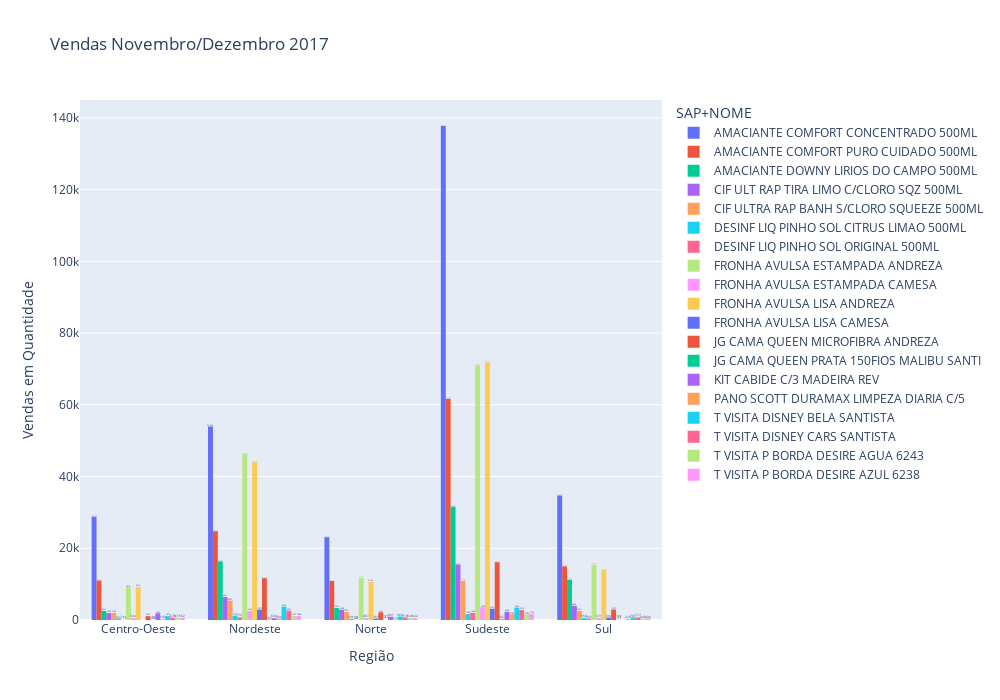

Notebook source saved alongside this figure:
### Markdown cell above
### Pergunta 3: Se tratando das sazonalidades e dos produtos que apresentam picos de vendas, como eles estão distribuídos granulometricamente por Região em 2017?

### Code cell
df_grafico2_2017_mes = df_agg_grafico2_2017.loc[(df_agg_grafico2_2017['Mês'] == 11) | (df_agg_grafico2_2017['Mês'] == 12)]
df_agg_grafico2_2017_mes = df_grafico2_2017_mes.groupby(['SAP+NOME', 'Região', 'Ano', 'Mês']).sum()
df_agg_grafico2_2017_mes = df_agg_grafico2_2017_mes.reset_index()

fig3 = px.histogram(df_agg_grafico2_2017_mes, x = 'Região', y = "Vendas Reais Qtde",
             color = "SAP+NOME", barmode = "group", text_auto = True, width=1000, height=700, title='Vendas Novembro/Dezembro 2017')
fig3.update_xaxes(automargin=True)
fig3.update_yaxes(automargin=True)
fig3.update_layout(yaxis_title = "Vendas em Quantidade" )
fig3

### Figure 1 — Plotly figure (JSON) as saved in the notebook; plotly's stock layout.template omitted (floating-point values rounded to 4 significant figures)
{"data": [{"alignmentgroup": "True", "bingroup": "x", "histfunc": "sum", "hovertemplate": "SAP+NOME=AMACIANTE COMFORT CONCENTRADO 500ML<br>Região=%{x}<br>sum of Vendas Reais Qtde=%{y}<extra></extra>", "legendgroup": "AMACIANTE COMFORT CONCENTRADO 500ML", "marker": {"color": "#636efa", "pattern": {"shape": ""}}, "name": "AMACIANTE COMFORT CONCENTRADO 500ML", "offsetgroup": "AMACIANTE COMFORT CONCENTRADO 500ML", "orientation": "v", "showlegend": true, "texttemplate": "%{value}", "type": "histogram", "x": ["Centro-Oeste", "Centro-Oeste", "Nordeste", "Nordeste", "Norte", "Norte", "Sudeste", "Sudeste", "Sul", "Sul"], "xaxis": "x", "y": [14215, 14597, 22449, 31501, 10709, 12358, 65461, 72279, 17389, 17329], "yaxis": "y"}, {"alignmentgroup": "True", "bingroup": "x", "histfunc": "sum", "hovertemplate": "SAP+NOME=AMACIANTE COMFORT PURO CUIDADO 500ML<br>Região=%{x}<br>sum of Vendas Reais Qtde=%{y}<extra></extra>", "legendgroup": "AMACIANTE COMFORT PURO CUIDADO 500ML", "marker": {"color": "#EF553B", "pattern": {"shape": ""}}, "name": "AMACIANTE COMFORT PURO CUIDADO 500ML", "offsetgroup": "AMACIANTE COMFORT PURO CUIDADO 500ML", "orientation": "v", "showlegend": true, "texttemplate": "%{value}", "type": "histogram", "x": ["Centro-Oeste", "Centro-Oeste", "Nordeste", "Nordeste", "Norte", "Norte", "Sudeste", "Sudeste", "Sul", "Sul"], "xaxis": "x", "y": [5698, 5323, 10391, 14342, 4788, 6077, 30744, 30915, 8370, 6576], "yaxis": "y"}, {"alignmentgroup": "True", "bingroup": "x", "histfunc": "sum", "hovertemplate": "SAP+NOME=AMACIANTE DOWNY LIRIOS DO CAMPO 500ML<br>Região=%{x}<br>sum of Vendas Reais Qtde=%{y}<extra></extra>", "legendgroup": "AMACIANTE DOWNY LIRIOS DO CAMPO 500ML", "marker": {"color": "#00cc96", "pattern": {"shape": ""}}, "name": "AMACIANTE DOWNY LIRIOS DO CAMPO 500ML", "offsetgroup": "AMACIANTE DOWNY LIRIOS DO CAMPO 500ML", "orientation": "v", "showlegend": true, "texttemplate": "%{value}", "type": "histogram", "x": ["Centro-Oeste", "Centro-Oeste", "Nordeste", "Nordeste", "Norte", "Norte", "Sudeste", "Sudeste", "Sul", "Sul"], "xaxis": "x", "y": [1294, 1227, 8870, 7469, 1772, 1569, 18634, 12983, 7128, 4117], "yaxis": "y"}, {"alignmentgroup": "True", "bingroup": "x", "histfunc": "sum", "hovertemplate": "SAP+NOME=CIF ULT RAP TIRA LIMO C/CLORO SQZ 500ML<br>Região=%{x}<br>sum of Vendas Reais Qtde=%{y}<extra></extra>", "legendgroup": "CIF ULT RAP TIRA LIMO C/CLORO SQZ 500ML", "marker": {"color": "#ab63fa", "pattern": {"shape": ""}}, "name": "CIF ULT RAP TIRA LIMO C/CLORO SQZ 500ML", "offsetgroup": "CIF ULT RAP TIRA LIMO C/CLORO SQZ 500ML", "orientation": "v", "showlegend": true, "texttemplate": "%{value}", "type": "histogram", "x": ["Centro-Oeste", "Centro-Oeste", "Nordeste", "Nordeste", "Norte", "Norte", "Sudeste", "Sudeste", "Sul", "Sul"], "xaxis": "x", "y": [877, 1055, 2148, 4249, 1053, 1805, 5700, 9811, 1504, 2460], "yaxis": "y"}, {"alignmentgroup": "True", "bingroup": "x", "histfunc": "sum", "hovertemplate": "SAP+NOME=CIF ULTRA RAP BANH S/CLORO SQUEEZE 500ML<br>Região=%{x}<br>sum of Vendas Reais Qtde=%{y}<extra></extra>", "legendgroup": "CIF ULTRA RAP BANH S/CLORO SQUEEZE 500ML", "marker": {"color": "#FFA15A", "pattern": {"shape": ""}}, "name": "CIF ULTRA RAP BANH S/CLORO SQUEEZE 500ML", "offsetgroup": "CIF ULTRA RAP BANH S/CLORO SQUEEZE 500ML", "orientation": "v", "showlegend": true, "texttemplate": "%{value}", "type": "histogram", "x": ["Centro-Oeste", "Centro-Oeste", "Nordeste", "Nordeste", "Norte", "Norte", "Sudeste", "Sudeste", "Sul", "Sul"], "xaxis": "x", "y": [752, 1190, 2283, 3104, 917, 1268, 4308, 6616, 1031, 1500], "yaxis": "y"}, {"alignmentgroup": "True", "bingroup": "x", "histfunc": "sum", "hovertemplate": "SAP+NOME=DESINF LIQ PINHO SOL CITRUS LIMAO 500ML<br>Região=%{x}<br>sum of Vendas Reais Qtde=%{y}<extra></extra>", "legendgroup": "DESINF LIQ PINHO SOL CITRUS LIMAO 500ML", "marker": {"color": "#19d3f3", "pattern": {"shape": ""}}, "name": "DESINF LIQ PINHO SOL CITRUS LIMAO 500ML", "offsetgroup": "DESINF LIQ PINHO SOL CITRUS LIMAO 500ML", "orientation": "v", "showlegend": true, "texttemplate": "%{value}", "type": "histogram", "x": ["Centro-Oeste", "Centro-Oeste", "Nordeste", "Nordeste", "Norte", "Norte", "Sudeste", "Sudeste", "Sul", "Sul"], "xaxis": "x", "y": [187, 240, 526, 666, 117, 179, 723, 915, 222, 328], "yaxis": "y"}, {"alignmentgroup": "True", "bingroup": "x", "histfunc": "sum", "hovertemplate": "SAP+NOME=DESINF LIQ PINHO SOL ORIGINAL 500ML<br>Região=%{x}<br>sum of Vendas Reais Qtde=%{y}<extra></extra>", "legendgroup": "DESINF LIQ PINHO SOL ORIGINAL 500ML", "marker": {"color": "#FF6692", "pattern": {"shape": ""}}, "name": "DESINF LIQ PINHO SOL ORIGINAL 500ML", "offsetgroup": "DESINF LIQ PINHO SOL ORIGINAL 500ML", "orientation": "v", "showlegend": true, "texttemplate": "%{value}", "type": "histogram", "x": ["Centro-Oeste", "Nordeste", "Nordeste", "Norte", "Sudeste", "Sudeste", "Sul", "Sul"], "xaxis": "x", "y": [11, 38, 699, 28, 102, 1864, 2, 364], "yaxis": "y"}, {"alignmentgroup": "True", "bingroup": "x", "histfunc": "sum", "hovertemplate": "SAP+NOME=FRONHA AVULSA ESTAMPADA ANDREZA<br>Região=%{x}<br>sum of Vendas Reais Qtde=%{y}<extra></extra>", "legendgroup": "FRONHA AVULSA ESTAMPADA ANDREZA", "marker": {"color": "#B6E880", "pattern": {"shape": ""}}, "name": "FRONHA AVULSA ESTAMPADA ANDREZA", "offsetgroup": "FRONHA AVULSA ESTAMPADA ANDREZA", "orientation": "v", "showlegend": true, "texttemplate": "%{value}", "type": "histogram", "x": ["Centro-Oeste", "Centro-Oeste", "Nordeste", "Nordeste", "Norte", "Norte", "Sudeste", "Sudeste", "Sul", "Sul"], "xaxis": "x", "y": [4518, 4561, 27057, 19179, 6867, 4886, 40922, 30037, 9151, 6263], "yaxis": "y"}, {"alignmentgroup": "True", "bingroup": "x", "histfunc": "sum", "hovertemplate": "SAP+NOME=FRONHA AVULSA ESTAMPADA CAMESA<br>Região=%{x}<br>sum of Vendas Reais Qtde=%{y}<extra></extra>", "legendgroup": "FRONHA AVULSA ESTAMPADA CAMESA", "marker": {"color": "#FF97FF", "pattern": {"shape": ""}}, "name": "FRONHA AVULSA ESTAMPADA CAMESA", "offsetgroup": "FRONHA AVULSA ESTAMPADA CAMESA", "orientation": "v", "showlegend": true, "texttemplate": "%{value}", "type": "histogram", "x": ["Centro-Oeste", "Centro-Oeste", "Nordeste", "Nordeste", "Norte", "Norte", "Sudeste", "Sudeste", "Sul", "Sul"], "xaxis": "x", "y": [34, 500, 770, 1739, 72, 425, 936, 2594, 118, 453], "yaxis": "y"}, {"alignmentgroup": "True", "bingroup": "x", "histfunc": "sum", "hovertemplate": "SAP+NOME=FRONHA AVULSA LISA ANDREZA<br>Região=%{x}<br>sum of Vendas Reais Qtde=%{y}<extra></extra>", "legendgroup": "FRONHA AVULSA LISA ANDREZA", "marker": {"color": "#FECB52", "pattern": {"shape": ""}}, "name": "FRONHA AVULSA LISA ANDREZA", "offsetgroup": "FRONHA AVULSA LISA ANDREZA", "orientation": "v", "showlegend": true, "texttemplate": "%{value}", "type": "histogram", "x": ["Centro-Oeste", "Centro-Oeste", "Nordeste", "Nordeste", "Norte", "Norte", "Sudeste", "Sudeste", "Sul", "Sul"], "xaxis": "x", "y": [4442, 4771, 24056, 19916, 6274, 4326, 38877, 32889, 8306, 5612], "yaxis": "y"}, {"alignmentgroup": "True", "bingroup": "x", "histfunc": "sum", "hovertemplate": "SAP+NOME=FRONHA AVULSA LISA CAMESA<br>Região=%{x}<br>sum of Vendas Reais Qtde=%{y}<extra></extra>", "legendgroup": "FRONHA AVULSA LISA CAMESA", "marker": {"color": "#636efa", "pattern": {"shape": ""}}, "name": "FRONHA AVULSA LISA CAMESA", "offsetgroup": "FRONHA AVULSA LISA CAMESA", "orientation": "v", "showlegend": true, "texttemplate": "%{value}", "type": "histogram", "x": ["Nordeste", "Nordeste", "Norte", "Norte", "Sudeste", "Sudeste", "Sul", "Sul"], "xaxis": "x", "y": [835, 2044, 70, 293, 1023, 2122, 121, 543], "yaxis": "y"}, {"alignmentgroup": "True", "bingroup": "x", "histfunc": "sum", "hovertemplate": "SAP+NOME=JG CAMA QUEEN MICROFIBRA ANDREZA<br>Região=%{x}<br>sum of Vendas Reais Qtde=%{y}<extra></extra>", "legendgroup": "JG CAMA QUEEN MICROFIBRA ANDREZA", "marker": {"color": "#EF553B", "pattern": {"shape": ""}}, "name": "JG CAMA QUEEN MICROFIBRA ANDREZA", "offsetgroup": "JG CAMA QUEEN MICROFIBRA ANDREZA", "orientation": "v", "showlegend": true, "texttemplate": "%{value}", "type": "histogram", "x": ["Centro-Oeste", "Centro-Oeste", "Nordeste", "Nordeste", "Norte", "Norte", "Sudeste", "Sudeste", "Sul", "Sul"], "xaxis": "x", "y": [330, 733, 4356, 7278, 854, 1287, 6196, 9899, 1240, 1677], "yaxis": "y"}, {"alignmentgroup": "True", "bingroup": "x", "histfunc": "sum", "hovertemplate": "SAP+NOME=JG CAMA QUEEN PRATA 150FIOS MALIBU SANTI<br>Região=%{x}<br>sum of Vendas Reais Qtde=%{y}<extra></extra>", "legendgroup": "JG CAMA QUEEN PRATA 150FIOS MALIBU SANTI", "marker": {"color": "#00cc96", "pattern": {"shape": ""}}, "name": "JG CAMA QUEEN PRATA 150FIOS MALIBU SANTI", "offsetgroup": "JG CAMA QUEEN PRATA 150FIOS MALIBU SANTI", "orientation": "v", "showlegend": true, "texttemplate": "%{value}", "type": "histogram", "x": ["Centro-Oeste", "Centro-Oeste", "Nordeste", "Nordeste", "Norte", "Norte", "Sudeste", "Sudeste", "Sul", "Sul"], "xaxis": "x", "y": [4, 16, 42, 65, 14, 17, 27, 180, 15, 38], "yaxis": "y"}, {"alignmentgroup": "True", "bingroup": "x", "histfunc": "sum", "hovertemplate": "SAP+NOME=KIT CABIDE C/3 MADEIRA REV<br>Região=%{x}<br>sum of Vendas Reais Qtde=%{y}<extra></extra>", "legendgroup": "KIT CABIDE C/3 MADEIRA REV", "marker": {"color": "#ab63fa", "pattern": {"shape": ""}}, "name": "KIT CABIDE C/3 MADEIRA REV", "offsetgroup": "KIT CABIDE C/3 MADEIRA REV", "orientation": "v", "showlegend": true, "texttemplate": "%{value}", "type": "histogram", "x": ["Centro-Oeste", "Centro-Oeste", "Nordeste", "Nordeste", "Norte", "Norte", "Sudeste", "Sudeste"], "xaxis": "x", "y": [519, 1333, 153, 351, 292, 605, 645, 1637], "yaxis": "y"}, {"alignmentgroup": "True", "bingroup": "x", "histfunc": "sum", "hovertemplate": "SAP+NOME=PANO SCOTT DURAMAX LIMPEZA DIARIA C/5<br>Região=%{x}<br>sum of Vendas Reais Qtde=%{y}<extra></extra>", "legendgroup": "PANO SCOTT DURAMAX LIMPEZA DIARIA C/5", "marker": {"color": "#FFA15A", "pattern": {"shape": ""}}, "name": "PANO SCOTT DURAMAX LIMPEZA DIARIA C/5", "offsetgroup": "PANO SCOTT DURAMAX LIMPEZA DIARIA C/5", "orientation": "v", "showlegend": true, "texttemplate": "%{value}", "type": "histogram", "x": ["Centro-Oeste", "Centro-Oeste", "Nordeste", "Nordeste", "Norte", "Norte", "Sudeste", "Sudeste", "Sul", "Sul"], "xaxis": "x", "y": [58, 141, 118, 276, 35, 89, 457, 1126, 44, 189], "yaxis": "y"}, {"alignmentgroup": "True", "bingroup": "x", "histfunc": "sum", "hovertemplate": "SAP+NOME=T VISITA DISNEY BELA SANTISTA<br>Região=%{x}<br>sum of Vendas Reais Qtde=%{y}<extra></extra>", "legendgroup": "T VISITA DISNEY BELA SANTISTA", "marker": {"color": "#19d3f3", "pattern": {"shape": ""}}, "name": "T VISITA DISNEY BELA SANTISTA", "offsetgroup": "T VISITA DISNEY BELA SANTISTA", "orientation": "v", "showlegend": true, "texttemplate": "%{value}", "type": "histogram", "x": ["Centro-Oeste", "Centro-Oeste", "Nordeste", "Nordeste", "Norte", "Norte", "Sudeste", "Sudeste", "Sul", "Sul"], "xaxis": "x", "y": [702, 370, 2922, 817, 667, 297, 2504, 942, 583, 118], "yaxis": "y"}, {"alignmentgroup": "True", "bingroup": "x", "histfunc": "sum", "hovertemplate": "SAP+NOME=T VISITA DISNEY CARS SANTISTA<br>Região=%{x}<br>sum of Vendas Reais Qtde=%{y}<extra></extra>", "legendgroup": "T VISITA DISNEY CARS SANTISTA", "marker": {"color": "#FF6692", "pattern": {"shape": ""}}, "name": "T VISITA DISNEY CARS SANTISTA", "offsetgroup": "T VISITA DISNEY CARS SANTISTA", "orientation": "v", "showlegend": true, "texttemplate": "%{value}", "type": "histogram", "x": ["Centro-Oeste", "Centro-Oeste", "Nordeste", "Nordeste", "Norte", "Norte", "Sudeste", "Sudeste", "Sul", "Sul"], "xaxis": "x", "y": [501, 169, 2104, 487, 525, 188, 2118, 648, 528, 189], "yaxis": "y"}, {"alignmentgroup": "True", "bingroup": "x", "histfunc": "sum", "hovertemplate": "SAP+NOME=T VISITA P BORDA DESIRE AGUA 6243<br>Região=%{x}<br>sum of Vendas Reais Qtde=%{y}<extra></extra>", "legendgroup": "T VISITA P BORDA DESIRE AGUA 6243", "marker": {"color": "#B6E880", "pattern": {"shape": ""}}, "name": "T VISITA P BORDA DESIRE AGUA 6243", "offsetgroup": "T VISITA P BORDA DESIRE AGUA 6243", "orientation": "v", "showlegend": true, "texttemplate": "%{value}", "type": "histogram", "x": ["Centro-Oeste", "Centro-Oeste", "Nordeste", "Nordeste", "Norte", "Norte", "Sudeste", "Sudeste", "Sul", "Sul"], "xaxis": "x", "y": [150, 427, 328, 749, 219, 350, 503, 986, 104, 239], "yaxis": "y"}, {"alignmentgroup": "True", "bingroup": "x", "histfunc": "sum", "hovertemplate": "SAP+NOME=T VISITA P BORDA DESIRE AZUL 6238<br>Região=%{x}<br>sum of Vendas Reais Qtde=%{y}<extra></extra>", "legendgroup": "T VISITA P BORDA DESIRE AZUL 6238", "marker": {"color": "#FF97FF", "pattern": {"shape": ""}}, "name": "T VISITA P BORDA DESIRE AZUL 6238", "offsetgroup": "T VISITA P BORDA DESIRE AZUL 6238", "orientation": "v", "showlegend": true, "texttemplate": "%{value}", "type": "histogram", "x": ["Centro-Oeste", "Centro-Oeste", "Nordeste", "Nordeste", "Norte", "Norte", "Sudeste", "Sudeste", "Sul", "Sul"], "xaxis": "x", "y": [145, 387, 304, 784, 185, 337, 537, 1226, 118, 312], "yaxis": "y"}], "layout": {"barmode": "group", "height": 700, "legend": {"title": {"text": "SAP+NOME"}, "tracegroupgap": 0}, "title": {"text": "Vendas Novembro/Dezembro 2017"}, "width": 1000, "xaxis": {"anchor": "y", "automargin": true, "domain": [0, 1], "title": {"text": "Região"}}, "yaxis": {"anchor": "x", "automargin": true, "domain": [0, 1], "title": {"text": "Vendas em Quantidade"}}}}
